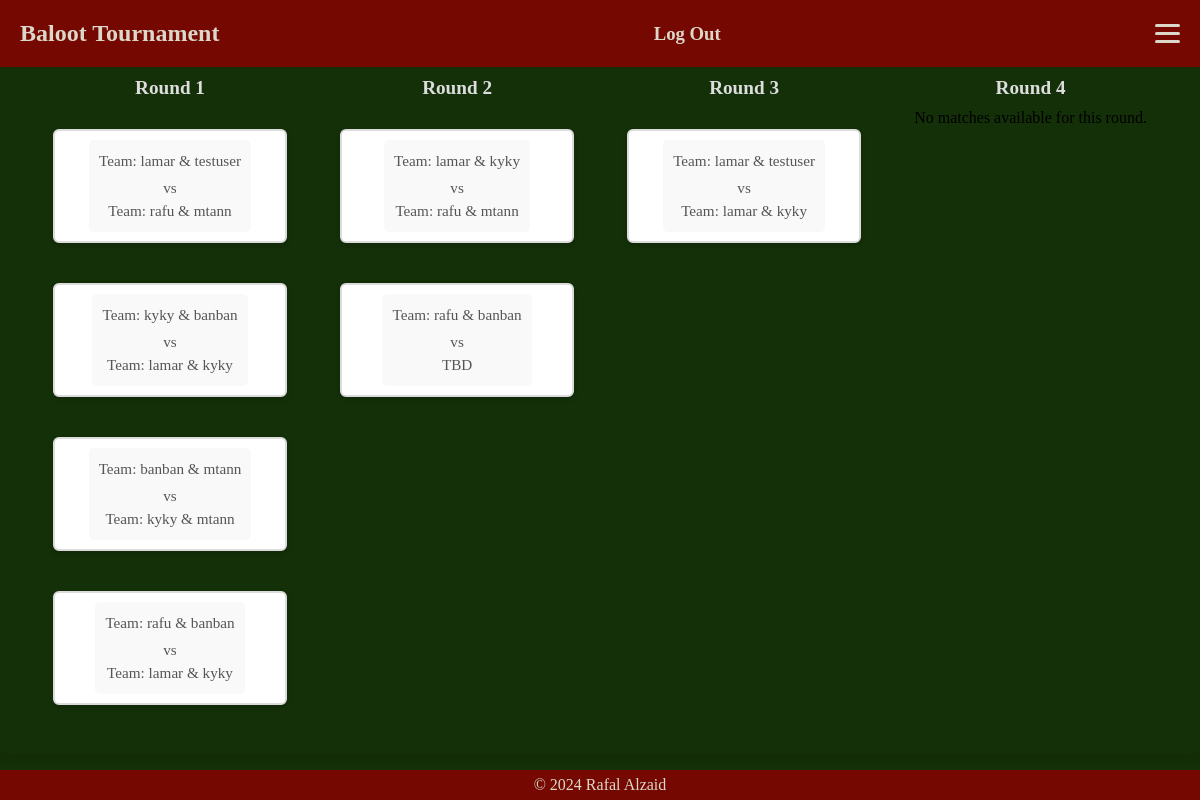
Page /project/teams/ (signed in) on the committed database.
### project/models.py (models this page shows, shortened)
class Match(models.Model):
    team_one = models.ForeignKey('Team', on_delete=models.CASCADE, related_name='matches_as_team_one')
    team_two = models.ForeignKey('Team', on_delete=models.CASCADE, related_name='matches_as_team_two', null=True, blank=True)
    team_one_score = models.IntegerField(default=0)
    team_two_score = models.IntegerField(default=0)
    winner = models.ForeignKey('Team', on_delete=models.SET_NULL, null=True, blank=True, related_name='matches_won')
    round = models.IntegerField()
    status = models.CharField(max_length=10, choices=STATUS_CHOICES, default='scheduled')

class Team(models.Model):
    player_one = models.ForeignKey(User, on_delete=models.CASCADE, related_name='player_one_teams')
    player_two = models.ForeignKey(User, on_delete=models.CASCADE, related_name='player_two_teams', null=True, blank=True)
    score = models.IntegerField(default=0)
    def __str__(self):
        return f"Team: {self.player_one.username} & {self.player_two.username if self.player_two else 'Solo'}"

### project/views.py (the view)
# urls.py: path('teams/', TeamListView.as_view(), name='team-list'),
class TeamListView(ListView):
    model = Team
    template_name = 'project/team_list.html'
    context_object_name = 'teams'
    def get_context_data(self, **kwargs):
        context = super().get_context_data(**kwargs)
        teams = list(self.get_queryset())
        total_teams = len(teams)
        if total_teams < 2:
            context['error'] = "Not enough teams to create a bracket. Add more teams!"
            return context
        next_power_of_two = 2 ** math.ceil(math.log2(total_teams))
        while len(teams) < next_power_of_two:
            teams.append(None)
        rounds = math.ceil(math.log2(next_power_of_two))
        matches_by_round = {}
        for r in range(1, rounds + 1):
            matches_by_round[r] = Match.objects.filter(round=r).order_by('id')
        context['matches_by_round'] = matches_by_round
        context['rounds'] = range(1, rounds + 1)
        return context

### project/templatetags/custom_filters.py (called while the page is built)
@register.filter
def dict_key(dictionary, key):
    return dictionary.get(key, [])

### project/templates/project/team_list.html (shortened to what this page needs)
{% extends 'project/base.html' %}
{% load custom_filters %}
{% block content %}
<h2>Bracket</h2>
{% if error %}
    <p>{{ error }}</p>
{% else %}
    <div class="bracket-container">
        {% for round in rounds %}
            <div class="round">
                <h3>Round {{ round }}</h3>
                {% if matches_by_round|dict_key:round %}
                    {% for match in matches_by_round|dict_key:round %}
                        {% if match %}
                            <div class="match">
                                <a href="{% url 'match-detail' pk=match.id %}">
                                    <span class="{% if match.winner == match.team_one %}winner{% elif match.team_two and match.winner == match.team_two %}loser{% endif %}">
                                        {{ match.team_one }}
                                    </span>
                                    <span>vs</span>
                                    {% if match.team_two %}
                                        <span class="{% if match.winner == match.team_two %}winner{% elif match.winner == match.team_one %}loser{% endif %}">
                                            {{ match.team_two }}
                                        </span>
                                    {% else %}
                                        <span>TBD</span>
                                    {% endif %}
                                </a>
                            </div>
                        {% endif %}
                    {% endfor %}
                {% else %}
                    <p>No matches available for this round.</p>
                {% endif %}
            </div>
        {% endfor %}
    </div>
{% endif %}
{% endblock %}

### static/projstyle.css (style rules this page uses)
* { margin: 0; font-family: 'EB Garamond', serif !important; }
body { background-color:#143008; }
.bracket-container { display: flex; justify-content: space-evenly; align-items: flex-start; flex-wrap: nowrap; margin: 20px 0; padding: 20px; border-radius: 8px; box-shadow: 0px 4px 10px rgba(0, 0, 0, 0.1); }
.round { display: flex; flex-direction: column; align-items: center; margin: 0 10px; }
.match { display: flex; align-items: center; justify-content: center; margin: 20px 0; padding: 10px; background-color: #fff; border-radius: 4px; box-shadow: 0px 2px 5px rgba(0, 0, 0, 0.2); width: 150px; height: 50px; text-align: center; }
.match span { display: block; font-size: 14px; font-weight: bold; }
* .bracket-container { display: flex; justify-content: space-evenly; align-items: flex-start; flex-wrap: nowrap; margin: 20px 0; padding: 20px; border-radius: 8px; box-shadow: 0px 4px 10px rgba(0, 0, 0, 0.1); }
.round { display: flex; flex-direction: column; align-items: center; margin: 0 10px; padding: 10px; }
.round h3 { margin-bottom: 10px; font-size: 1.2rem; color: #ddd; font-weight: bold; text-align: center; }
.match { display: flex; flex-direction: column; justify-content: center; align-items: center; margin: 20px 0; padding: 15px; border-radius: 6px; box-shadow: 0px 2px 5px rgba(0, 0, 0, 0.2); width: 200px; min-height: 80px; text-align: center; border: 2px solid #dcdcdc; transition: transform 0.2s, box-shadow 0.2s; }
.match span { font-size: 0.95rem; color: #555; font-weight: 500; line-height: 1.4rem; }
.match span:first-child { margin-bottom: 5px; }
.match a { text-decoration: none; color: inherit; display: block; padding: 10px; background-color: #f9f9f9; border-radius: 5px; transition: background-color 0.3s ease, box-shadow 0.3s ease; }
.winner { color: #28a745; font-weight: bold; }
.loser { color: #6c757d; font-weight: normal; }

### rows in the picture
Match: team_one "Team: lamar & testuser", team_two "Team: rafu & mtann"
Match: team_one "Team: kyky & banban", team_two "Team: lamar & kyky"
Match: team_one "Team: banban & mtann", team_two "Team: kyky & mtann"
Match: team_one "Team: rafu & banban", team_two "Team: lamar & kyky"
Match: team_one "Team: lamar & kyky", team_two "Team: rafu & mtann"
Match: team_one "Team: rafu & banban", shows "TBD"
Match: team_one "Team: lamar & testuser", team_two "Team: lamar & kyky"

### other values in the picture
{{ round }} "1" "2" "3" "4"
